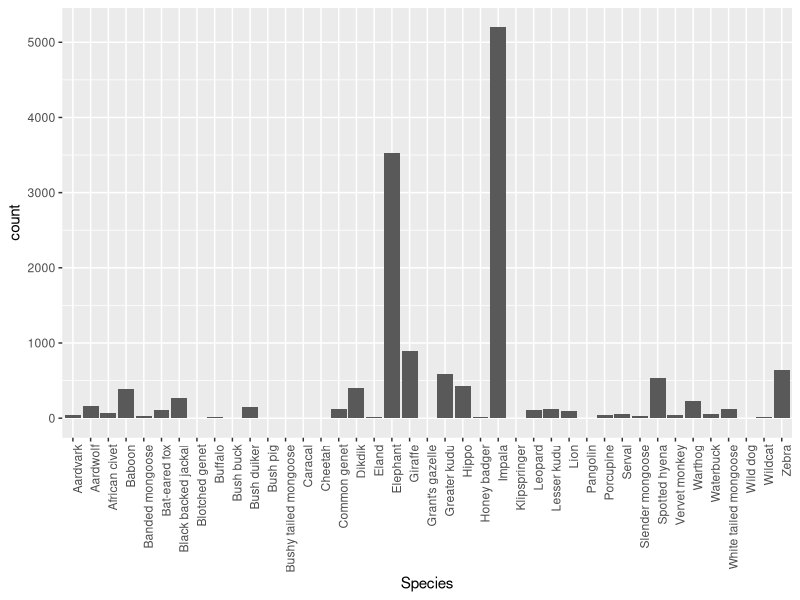
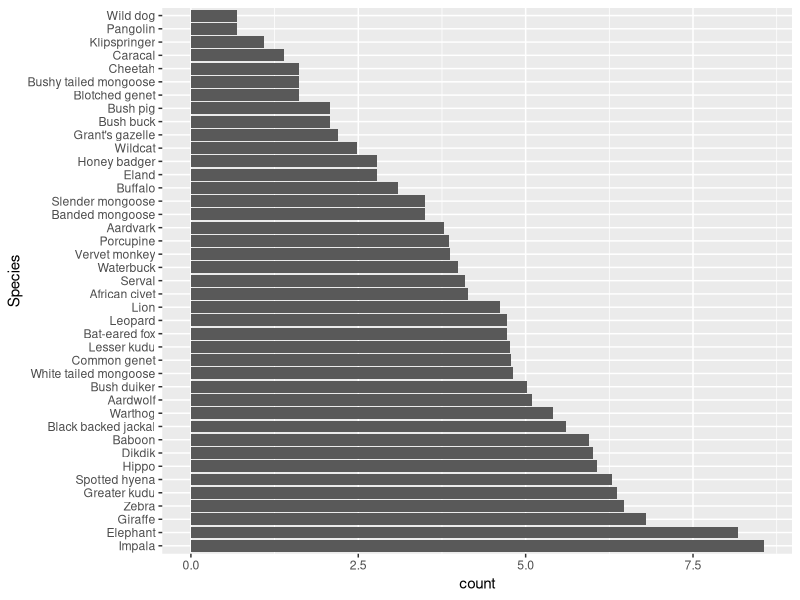

Write the R code that produced these figures, in order.
# Script for Lab #12 
# Yin Zhou
# April 12, 2019

library("dplyr")
library("ggplot2")

getwd()

#setwd("./Cusack_et_al/")
camData <- read.csv("Cusack_et_al_random_versus_trail_camera_trap_data_Ruaha_2013_14.csv", stringsAsFactors = F)


speciesCount <- camData %>% count(Species)
colnames(speciesCount)[2] <- "count"
SCbarplot <- ggplot(data=speciesCount, aes(x=Species, y=count)) +
    geom_bar(stat="identity")
SCbarplot <- SCbarplot + theme(axis.text.x = element_text(angle = 90, hjust = 1))

countLog <- log(speciesCount$count)

SCbarplot_flip <- ggplot(data=speciesCount, aes(x=reorder(Species, -countLog), y=countLog)) + geom_bar(stat="identity") + coord_flip() + xlab("Species") + ylab("count")

#+ coord_flip()                  